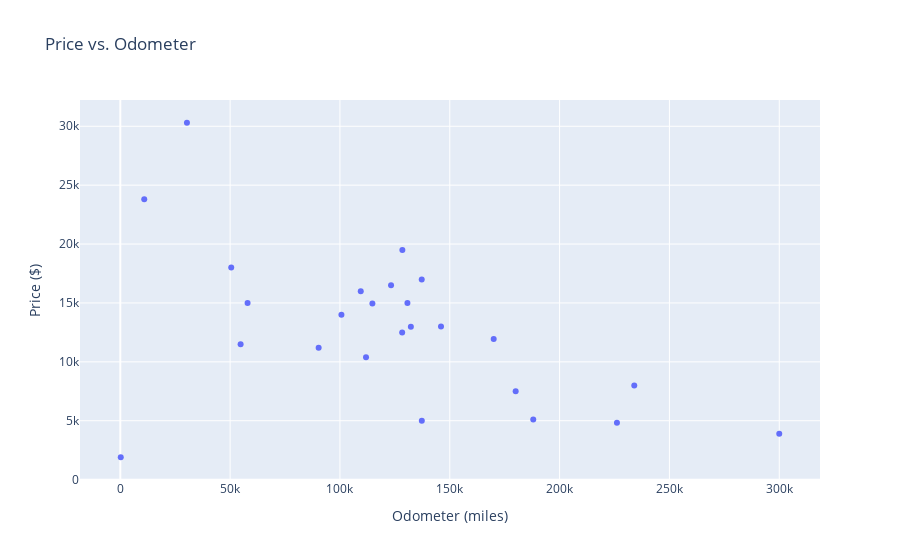
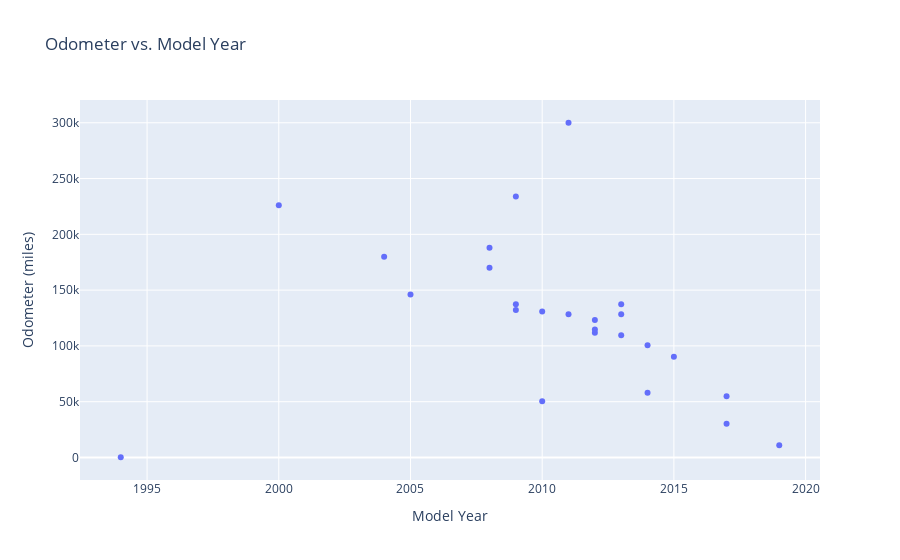

The notebook cell saved with these charts, in order:
### Code cell
# Sample data (replace this with loading your actual dataset)
data = {
    'price': [14990, 15990, 19500, 12990, 14990, 13990, 12500, 7500, 5000, 3890, 8000, 11499, 5100, 11200, 10400, 30300, 13000, 16999, 14950, 1900, 23800, 16500, 11950, 4826, 18000],
    'odometer': [57954, 109473, 128413, 132285, 130725, 100669, 128325, 180000, 137273, 300000, 234000, 54772, 188000, 90302, 111871, 30339, 146000, 137230, 114773, 207, 10899, 123262, 170000, 226111, 50500],
    'model_year': [2014, 2013, 2011, 2009, 2010, 2014, 2013, 2004, 2009, 2011, 2009, 2017, 2008, 2015, 2012, 2017, 2005, 2013, 2012, 1994, 2019, 2012, 2008, 2000, 2010]
}
df = pd.DataFrame(data)

# Scatter plot for Price vs. Odometer

fig_price_odometer = px.scatter(df, x='odometer', y='price', title='Price vs. Odometer', labels={'odometer': 'Odometer (miles)', 'price': 'Price ($)'})

fig_price_odometer.show()

# Scatter plot for Odometer vs. Model Year

fig_odometer_model_year = px.scatter(df, x='model_year', y='odometer', title='Odometer vs. Model Year', labels={'model_year': 'Model Year', 'odometer': 'Odometer (miles)'})

fig_odometer_model_year.show()

### Figure 1 — Plotly figure (JSON) as saved in the notebook; plotly's stock layout.template omitted (floating-point values rounded to 4 significant figures)
{"data": [{"hovertemplate": "Odometer (miles)=%{x}<br>Price ($)=%{y}<extra></extra>", "legendgroup": "", "marker": {"color": "#636efa", "symbol": "circle"}, "mode": "markers", "name": "", "orientation": "v", "showlegend": false, "type": "scatter", "x": [57954, 109473, 128413, 132285, 130725, 100669, 128325, 180000, 137273, 300000, 234000, 54772, 188000, 90302, 111871, 30339, 146000, 137230, 114773, 207, 10899, 123262, 170000, 226111, 50500], "xaxis": "x", "y": [14990, 15990, 19500, 12990, 14990, 13990, 12500, 7500, 5000, 3890, 8000, 11499, 5100, 11200, 10400, 30300, 13000, 16999, 14950, 1900, 23800, 16500, 11950, 4826, 18000], "yaxis": "y"}], "layout": {"legend": {"tracegroupgap": 0}, "title": {"text": "Price vs. Odometer"}, "xaxis": {"anchor": "y", "domain": [0, 1], "title": {"text": "Odometer (miles)"}}, "yaxis": {"anchor": "x", "domain": [0, 1], "title": {"text": "Price ($)"}}}}

### Figure 2 — Plotly figure (JSON) as saved in the notebook; plotly's stock layout.template omitted (floating-point values rounded to 4 significant figures)
{"data": [{"hovertemplate": "Model Year=%{x}<br>Odometer (miles)=%{y}<extra></extra>", "legendgroup": "", "marker": {"color": "#636efa", "symbol": "circle"}, "mode": "markers", "name": "", "orientation": "v", "showlegend": false, "type": "scatter", "x": [2014, 2013, 2011, 2009, 2010, 2014, 2013, 2004, 2009, 2011, 2009, 2017, 2008, 2015, 2012, 2017, 2005, 2013, 2012, 1994, 2019, 2012, 2008, 2000, 2010], "xaxis": "x", "y": [57954, 109473, 128413, 132285, 130725, 100669, 128325, 180000, 137273, 300000, 234000, 54772, 188000, 90302, 111871, 30339, 146000, 137230, 114773, 207, 10899, 123262, 170000, 226111, 50500], "yaxis": "y"}], "layout": {"legend": {"tracegroupgap": 0}, "title": {"text": "Odometer vs. Model Year"}, "xaxis": {"anchor": "y", "domain": [0, 1], "title": {"text": "Model Year"}}, "yaxis": {"anchor": "x", "domain": [0, 1], "title": {"text": "Odometer (miles)"}}}}
